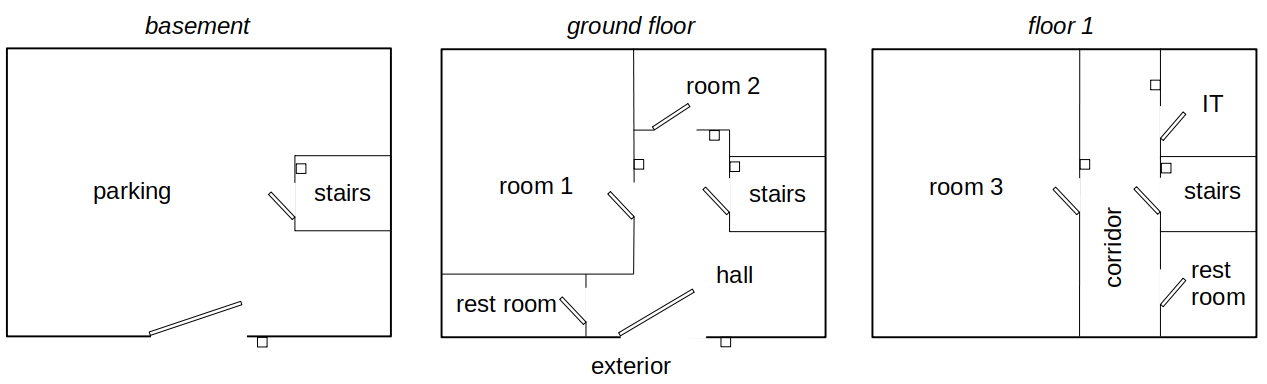
#> input picture src/simulator/images/blueprint_open.png, 1267 x 384 px; its folder holds 3 pictures in this run
$ python extract_images.py
#> lines starting #> are read from the running program, lines starting #| are printed output that depends on the picture
#!/usr/bin/env python3
# -*- coding: utf-8 -*-
"""
Created on Sat Apr  4 14:30:21 2020

@author: joan
"""

import matplotlib.pyplot as plt
from skimage.io import imread

# coordinates javascript and Pinta, first=column, second=row,
# reverse than numpy
crop = {"D1": [[142, 291], [257, 342]],
        "D2": [[262, 180], [301, 223]],
        "D3": [[610, 282], [708, 345]],
        "D4": [[698, 172], [734, 217]],
        "D5": [[602, 175], [639, 223]],
        "D6": [[646, 99], [698, 136]],
        "D7": [[1129, 170], [1164, 220]],
        "D8": [[1048, 172], [1083, 218]],
        "D9": [[1156, 101], [1191, 141]],
        }

plt.close('all')

for suffix in ["open", "closed"]:
    ima = imread("blueprint_" + suffix + ".png")
#> ima is the input picture: shape (384, 1267, 3); mean R, G, B 246.5, 246.5, 246.5
    for k in crop.keys():
        [[y0, x0], [y1, x1]] = crop[k]
        c = ima[x0:x1, y0:y1, :]
        plt.figure()
        plt.imshow(c)
        plt.title(k)
        plt.imsave(k + "_" + suffix + ".png", c)
#> this loop made 9 passes
#> pass 1, `c = ima[x0:x1, y0:y1, :]`:
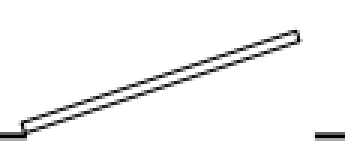
#> c: shape (51, 115, 3) (shown 3 times larger); min 0, max 255, mean 244.7
#> pass 2, `c = ima[x0:x1, y0:y1, :]`:
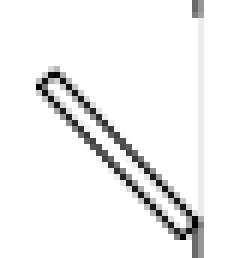
#> c: shape (43, 39, 3) (shown 6 times larger); min 0, max 255, mean 241.7
#> pass 3, `c = ima[x0:x1, y0:y1, :]`:
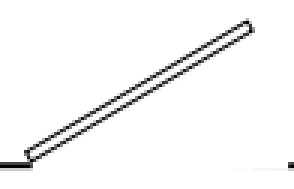
#> c: shape (63, 98, 3) (shown 3 times larger); min 0, max 255, mean 246.6
#> pass 2 of the loop `for suffix in ["open", "closed"]:`:
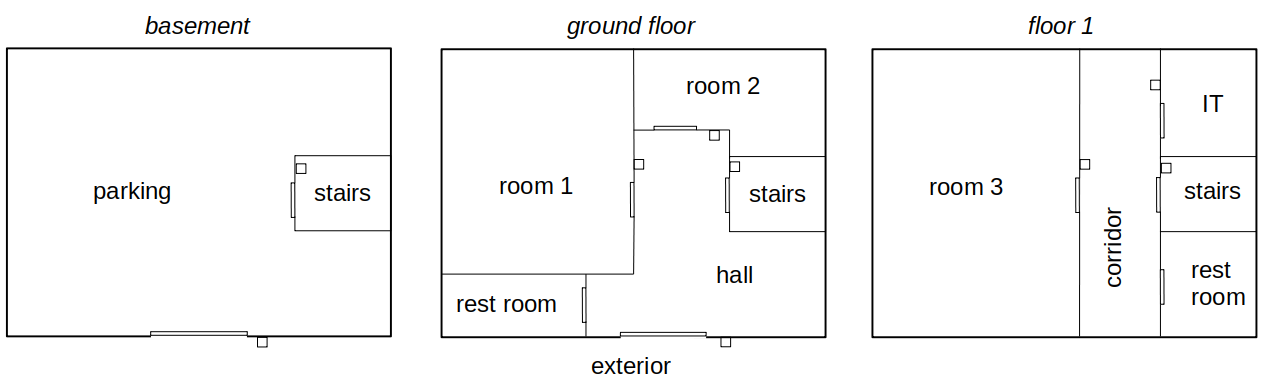
#> input picture src/simulator/images/blueprint_closed.png, 1267 x 384 px
#> ima is the input picture: shape (384, 1267, 3); mean R, G, B 246.5, 246.5, 246.5
#> the loop `for k in crop.keys():` made 9 passes
#> pass 1, `c = ima[x0:x1, y0:y1, :]`:
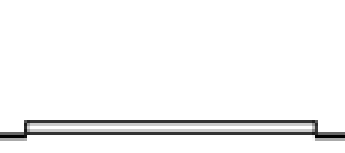
#> c: shape (51, 115, 3) (shown 3 times larger); min 0, max 255, mean 244.7
#> pass 3, `c = ima[x0:x1, y0:y1, :]`:
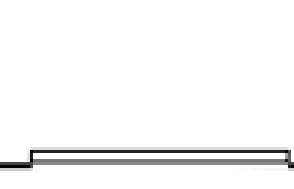
#> c: shape (63, 98, 3) (shown 3 times larger); min 0, max 255, mean 246.6
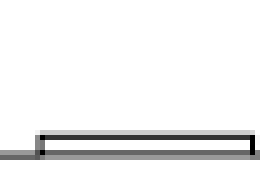
#> shown: shape (37, 52, 3) (shown 5 times larger); min 0, max 255, mean 241.6
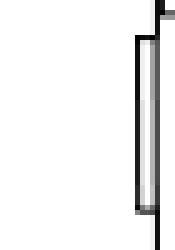
#> shown: shape (50, 35, 3) (shown 5 times larger); min 0, max 255, mean 240.8
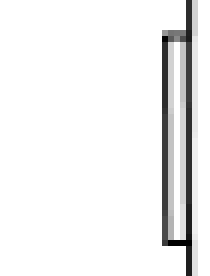
#> shown: shape (46, 35, 3) (shown 6 times larger); min 0, max 255, mean 240.7
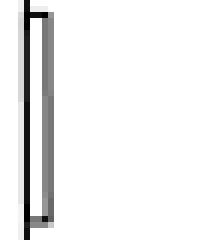
#> shown: shape (40, 35, 3) (shown 6 times larger); min 0, max 255, mean 240
